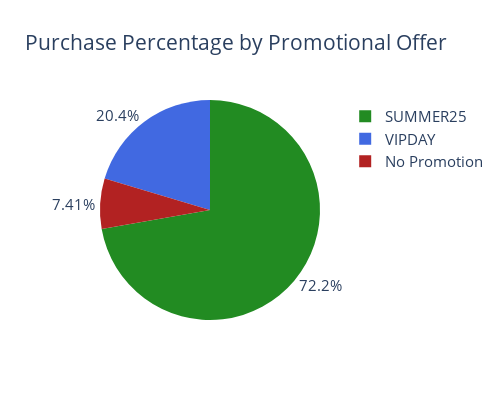

Notebook source saved alongside this figure:
### Code cell
#pie chart for percentages of purchase

promotionpurch = px.pie(promodf,names=['No Promotion','SUMMER25','VIPDAY'],values='count_of_purchases',title='Purchase Percentage by Promotional Offer',height=400, width=500)
promotionpurch.update_layout(font=dict(size=15))
promotionpurch.update_traces(marker_colors = ['FireBrick', 'ForestGreen', 'RoyalBlue'],textposition='outside')

### Figure 1 — Plotly figure (JSON) as saved in the notebook; plotly's stock layout.template omitted (floating-point values rounded to 4 significant figures)
{"data": [{"domain": {"x": [0, 1], "y": [0, 1]}, "hovertemplate": "label=%{label}<br>count_of_purchases=%{value}<extra></extra>", "labels": ["No Promotion", "SUMMER25", "VIPDAY"], "legendgroup": "", "marker": {"colors": ["FireBrick", "ForestGreen", "RoyalBlue"]}, "name": "", "showlegend": true, "textposition": "outside", "type": "pie", "values": [4, 39, 11]}], "layout": {"font": {"size": 15}, "height": 400, "legend": {"tracegroupgap": 0}, "title": {"text": "Purchase Percentage by Promotional Offer"}, "width": 500}}
